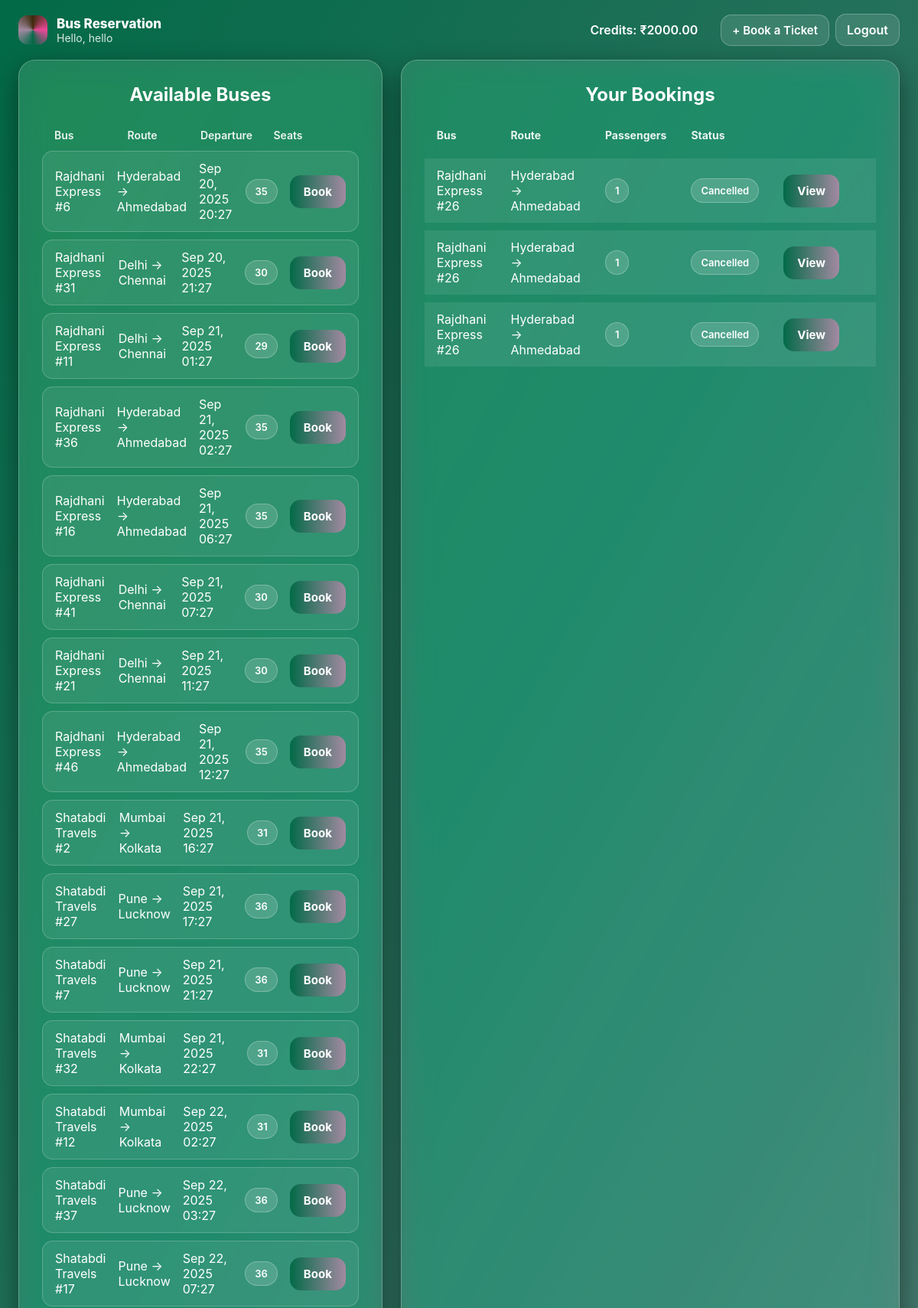
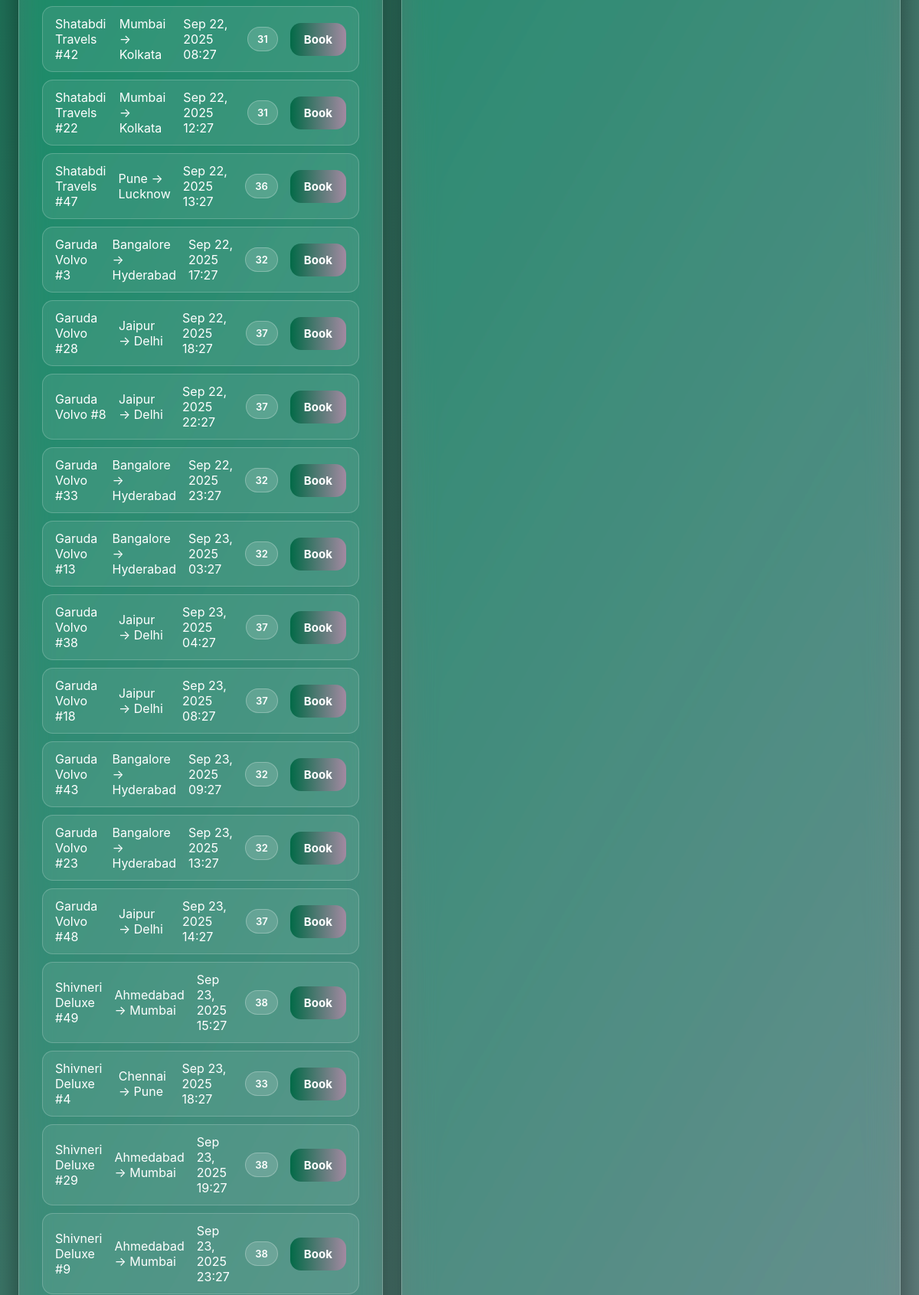
/ (signed in, upper part), run on the app's committed database (2 pictures, top to bottom).
### reservation/models.py (models this page shows, shortened)
class CustomUser(AbstractUser):
    credits = models.DecimalField(max_digits=10, decimal_places=2, default=2000.00)

class Bus(models.Model):
    name = models.CharField(max_length=100)
    source = models.CharField(max_length=100)
    destination = models.CharField(max_length=100)
    departure_time = models.DateTimeField()
    total_seats = models.PositiveIntegerField()
    available_seats = models.PositiveIntegerField()
    ticket_price = models.DecimalField(max_digits=10, decimal_places=2)

class Booking(models.Model):
    ticket_id = models.CharField(max_length=6, unique=True, blank=True, editable=False)
    journey_date = models.DateField(null=True, blank=True)
    user = models.ForeignKey(CustomUser, on_delete=models.CASCADE, related_name='bookings')
    bus = models.ForeignKey(Bus, on_delete=models.CASCADE, related_name='bookings')
    phone_number = models.CharField(max_length=15)
    num_passengers = models.PositiveIntegerField()
    total_cost = models.DecimalField(max_digits=10, decimal_places=2)
    booking_time = models.DateTimeField(auto_now_add=True)
    status = models.CharField(max_length=20, choices=[('Booked', 'Booked'), ('Cancelled', 'Cancelled'), ('Pending', 'Pending')], default='Pending')

### reservation/views.py (the view)
# urls.py: path('', views.index_view, name='index'),
@login_required
def index_view(request):
    now = timezone.now()
    end_date = now + timedelta(days=7)
    buses = Bus.objects.filter(departure_time__range=[now, end_date], available_seats__gt=0).order_by('departure_time')
    user_bookings = request.user.bookings.all().order_by('-booking_time')
    return render(request, 'index.html', {'buses': buses, 'bookings': user_bookings})

### reservation/templates/index.html (shortened to what this page needs)
{% extends "base.html" %}
{% block content %}
<div class="nav">
    <div class="brand">
        <div class="logo"></div>
        <div>
            <div style="font-weight:800; font-size:17px;">Bus Reservation</div>
            <div style="opacity:.85; font-size:14px;">Hello, {{ request.user.username }}</div>
        </div>
    </div>
    <div class="links" style="display: flex; align-items: center;">
        <span style="margin-right: 16px;">Credits: ₹{{ request.user.credits|floatformat:2 }}</span>
        <a href="{% url 'book_ticket' %}" class="btn" style="margin-right: 8px;">+ Book a Ticket</a>
        <a href="{% url 'logout' %}">Logout</a>
    </div>
</div>
<div class="wrap">
    <section class="card">
        <h2>Available Buses</h2>
        <div class="bus-list">
            <div class="bus-list-header">
                <div>Bus</div>
                <div>Route</div>
                <div>Departure</div>
                <div>Seats</div>
            </div>
            {% for bus in buses %}
            <div class="bus-item">
                <div>{{ bus.name }}</div>
                <div>{{ bus.source }} → {{ bus.destination }}</div>
                <div>{{ bus.departure_time|date:"M d, Y H:i" }}</div>
                <div><span class="pill">{{ bus.available_seats }}</span></div>
                <a class="btn" href="{% url 'book_bus' bus.id %}?date={{ bus.departure_time|date:'Y-m-d' }}">Book</a>
            </div>
            {% empty %}
            <p class="text-center">No buses available at the moment.</p>
            {% endfor %}
        </div>
    </section>
    <section class="card bookings-table">
        <h2>Your Bookings</h2>
        <table>
            <thead>
                <tr>
                    <th>Bus</th>
                    <th>Route</th>
                    <th>Passengers</th>
                    <th>Status</th>
                    <th></th>
                    <th></th>
                </tr>
            </thead>
            <tbody>
                {% for booking in bookings %}
                <tr>
                    <td>{{ booking.bus.name }}</td>
                    <td>{{ booking.bus.source }} → {{ booking.bus.destination }}</td>
                    <td><span class="pill">{{ booking.num_passengers }}</span></td>
                    <td><span class="pill">{{ booking.status }}</span></td>
                    <td><a class="btn" href="{% url 'booking_detail' booking.id %}">View</a></td>
                    <td>
                    </td>
                </tr>
                {% empty %}
                <tr>
                    <td colspan="7" class="text-center">You have no bookings yet.</td>
                </tr>
                {% endfor %}
            </tbody>
        </table>
    </section>
</div>
{% endblock %}

### reservation/templates/base.html (style rules this page uses)
:root { --g1:#026a47; --g2:#a389a1; --g3:#3c2a0b; --g4:#ec4899; --card-bg:rgba(255,255,255,.12); --card-brd:rgba(255,255,255,.25); --white:#fff; --radius:22px; --shadow:0 12px 35px rgba(0,0,0,.45); --table-brd:rgba(255,255,255,.2); }
* { box-sizing:border-box }
html,body { height:100%; margin:0; }
body { font-family:'Inter', system-ui, sans-serif; color:var(--white); background: linear-gradient(120deg,var(--g1),var(--g2),var(--g3),var(--g4)); background-size:400% 400%; animation:gradientMove 14s ease infinite; background-attachment:fixed; }
.btn { display:inline-block; cursor:pointer; text-decoration:none; border:none; border-radius:14px; padding:12px 18px; font-weight:700; font-size:15px; color:#fff; background:linear-gradient(90deg,var(--g1),var(--g2),var(--g3),var(--g4)); background-size:300% 100%; transition:background-position .5s ease, transform .08s ease; }
.card { backdrop-filter:blur(20px) saturate(160%); -webkit-backdrop-filter:blur(20px) saturate(160%); background:var(--card-bg); border:1px solid var(--card-brd); border-radius:var(--radius); box-shadow:var(--shadow); padding:30px; animation:fadeInUp 1s ease-in-out; }
h1,h2,h3 { margin:0 0 18px; font-weight:700; text-align:center; }
h2 { font-size:24px; }
a { color:var(--white); text-decoration:underline; }

### reservation/templates/index.html (style rules this page uses)
body { display: flex; flex-direction: column; min-height: 100vh; }
.nav { display: flex; justify-content: space-between; align-items: center; gap: 16px; padding: 18px 24px; }
.brand { display: flex; align-items: center; gap: 12px; }
.logo { width: 38px; height: 38px; border-radius: 12px; background: conic-gradient(from 180deg, var(--g1), var(--g2), var(--g3), var(--g4), var(--g1)); }
.nav .links a, .nav .links span { cursor: pointer; color: #fff; text-decoration: none; font-weight: 600; padding: 10px 14px; border-radius: 14px; }
.nav .links a { border: 1px solid rgba(255, 255, 255, .25); background: rgba(255, 255, 255, .12); transition: all .25s; }
.wrap { flex: 1; display: grid; gap: 24px; grid-template-columns: 1fr; padding: 0 24px 28px; }
@media (min-width:960px) { .wrap { grid-template-columns: 1.2fr .8fr; } }
.bus-list-header, .bus-item { display: grid; grid-template-columns: 1fr 1fr 1fr 0.5fr 0.5fr; gap: 16px; align-items: center; padding: 12px 16px; }
.bus-list-header { font-size: 14px; opacity: .9; font-weight: 600; }
.bus-item { background: rgba(255, 255, 255, .08); border: 1px solid var(--table-brd); border-radius: 14px; margin-bottom: 10px; }
.pill { display: inline-block; padding: 7px 12px; border-radius: 999px; font-size: 13px; font-weight: 600; background: rgba(255, 255, 255, .15); border: 1px solid rgba(255, 255, 255, .25); text-align: center; }
.bookings-table table { width: 100%; border-collapse: separate; border-spacing: 0 10px; margin-top: -10px; }
.bookings-table th, .bookings-table td { text-align: left; padding: 12px 16px; vertical-align: middle; }
.bookings-table th { font-size: 14px; opacity: .9; }
.bookings-table tbody tr { background: rgba(255, 255, 255, .08); border: 1px solid var(--table-brd); border-radius: 14px; }

### data on the page
CustomUser: user.username "hello", user.credits "2000.00"
Bus: name "Rajdhani Express #6", source "Hyderabad", destination "Ahmedabad", departure_time "Sep 20, 2025 20:27", available_seats "35"
Bus: name "Rajdhani Express #31", source "Delhi", destination "Chennai", departure_time "Sep 20, 2025 21:27", available_seats "30"
Bus: name "Rajdhani Express #11", source "Delhi", destination "Chennai", departure_time "Sep 21, 2025 01:27", available_seats "29"
Bus: name "Rajdhani Express #36", source "Hyderabad", destination "Ahmedabad", departure_time "Sep 21, 2025 02:27", available_seats "35"
Bus: name "Rajdhani Express #16", source "Hyderabad", destination "Ahmedabad", departure_time "Sep 21, 2025 06:27", available_seats "35"
Bus: name "Rajdhani Express #41", source "Delhi", destination "Chennai", departure_time "Sep 21, 2025 07:27", available_seats "30"
Bus: name "Rajdhani Express #21", source "Delhi", destination "Chennai", departure_time "Sep 21, 2025 11:27", available_seats "30"
Bus: name "Rajdhani Express #46", source "Hyderabad", destination "Ahmedabad", departure_time "Sep 21, 2025 12:27", available_seats "35"
Bus: name "Shatabdi Travels #2", source "Mumbai", destination "Kolkata", departure_time "Sep 21, 2025 16:27", available_seats "31"
Bus: name "Shatabdi Travels #27", source "Pune", destination "Lucknow", departure_time "Sep 21, 2025 17:27", available_seats "36"
Bus: name "Shatabdi Travels #7", source "Pune", destination "Lucknow", departure_time "Sep 21, 2025 21:27", available_seats "36"
Bus: name "Shatabdi Travels #32", source "Mumbai", destination "Kolkata", departure_time "Sep 21, 2025 22:27", available_seats "31"
Bus: name "Shatabdi Travels #12", source "Mumbai", destination "Kolkata", departure_time "Sep 22, 2025 02:27", available_seats "31"
Bus: name "Shatabdi Travels #37", source "Pune", destination "Lucknow", departure_time "Sep 22, 2025 03:27", available_seats "36"
Bus: name "Shatabdi Travels #17", source "Pune", destination "Lucknow", departure_time "Sep 22, 2025 07:27", available_seats "36"
Bus: name "Shatabdi Travels #42", source "Mumbai", destination "Kolkata", departure_time "Sep 22, 2025 08:27", available_seats "31"
Bus: name "Shatabdi Travels #22", source "Mumbai", destination "Kolkata", departure_time "Sep 22, 2025 12:27", available_seats "31"
Bus: name "Shatabdi Travels #47", source "Pune", destination "Lucknow", departure_time "Sep 22, 2025 13:27", available_seats "36"
Bus: name "Garuda Volvo #3", source "Bangalore", destination "Hyderabad", departure_time "Sep 22, 2025 17:27", available_seats "32"
Bus: name "Garuda Volvo #28", source "Jaipur", destination "Delhi", departure_time "Sep 22, 2025 18:27", available_seats "37"
Bus: name "Garuda Volvo #8", source "Jaipur", destination "Delhi", departure_time "Sep 22, 2025 22:27", available_seats "37"
Bus: name "Garuda Volvo #33", source "Bangalore", destination "Hyderabad", departure_time "Sep 22, 2025 23:27", available_seats "32"
Bus: name "Garuda Volvo #13", source "Bangalore", destination "Hyderabad", departure_time "Sep 23, 2025 03:27", available_seats "32"
Bus: name "Garuda Volvo #38", source "Jaipur", destination "Delhi", departure_time "Sep 23, 2025 04:27", available_seats "37"
Bus: name "Garuda Volvo #18", source "Jaipur", destination "Delhi", departure_time "Sep 23, 2025 08:27", available_seats "37"
Bus: name "Garuda Volvo #43", source "Bangalore", destination "Hyderabad", departure_time "Sep 23, 2025 09:27", available_seats "32"
Bus: name "Garuda Volvo #23", source "Bangalore", destination "Hyderabad", departure_time "Sep 23, 2025 13:27", available_seats "32"
Bus: name "Garuda Volvo #48", source "Jaipur", destination "Delhi", departure_time "Sep 23, 2025 14:27", available_seats "37"
Bus: name "Shivneri Deluxe #49", source "Ahmedabad", destination "Mumbai", departure_time "Sep 23, 2025 15:27", available_seats "38"
Bus: name "Shivneri Deluxe #4", source "Chennai", destination "Pune", departure_time "Sep 23, 2025 18:27", available_seats "33"
Bus: name "Shivneri Deluxe #29", source "Ahmedabad", destination "Mumbai", departure_time "Sep 23, 2025 19:27", available_seats "38"
Bus: name "Shivneri Deluxe #9", source "Ahmedabad", destination "Mumbai", departure_time "Sep 23, 2025 23:27", available_seats "38"
Booking: bus.name "Rajdhani Express #26", bus.source "Hyderabad", bus.destination "Ahmedabad", num_passengers "1", status "Cancelled"
Booking: bus.name "Rajdhani Express #26", bus.source "Hyderabad", bus.destination "Ahmedabad", num_passengers "1", status "Cancelled"
Booking: bus.name "Rajdhani Express #26", bus.source "Hyderabad", bus.destination "Ahmedabad", num_passengers "1", status "Cancelled"
